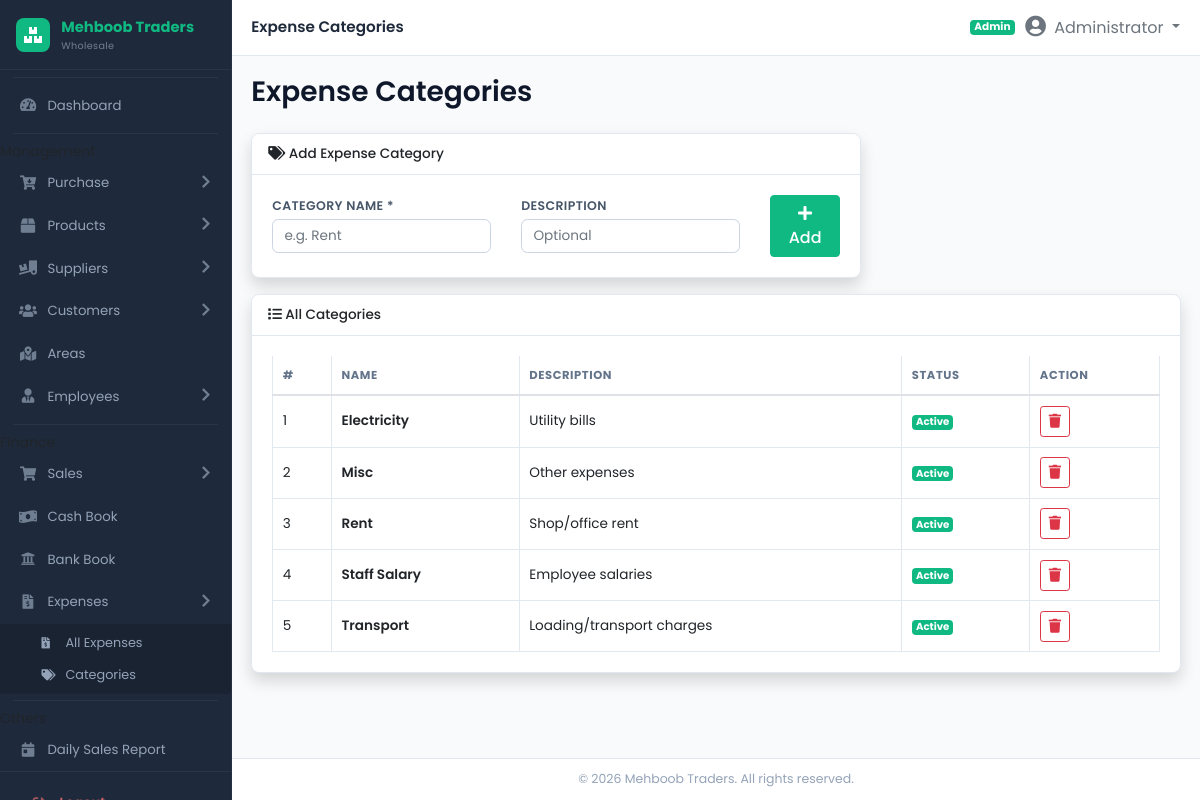
The app's page /modules/expenses/categories.php (signed in) with its own data.
### tables this page shows
CREATE TABLE expense_categories (
    id          INT AUTO_INCREMENT PRIMARY KEY,
    name        VARCHAR(100) NOT NULL,
    description TEXT,
    status      TINYINT(1) DEFAULT 1,
    created_at  DATE NOT NULL,
    updated_at  DATE DEFAULT NULL
);

### includes/functions.php (called while the page is built, shortened)
<?php
if (!isset($base_url)) {
    $script_file = str_replace('\\', '/', $_SERVER['SCRIPT_FILENAME'] ?? '');
    $app_root = str_replace('\\', '/', dirname(__DIR__));
    $script_name = str_replace('\\', '/', $_SERVER['SCRIPT_NAME'] ?? '');
    $app_len = strlen($app_root);
    if ($script_file && $script_name && stripos($script_file, $app_root) === 0) {
        $rel = ltrim(substr($script_file, $app_len), '/');
        $base_url = substr($script_name, 0, strlen($script_name) - strlen($rel));
    } else {
        $parts = explode('/', trim($script_name, '/'));
        $base_url = !empty($parts[0]) ? '/' . $parts[0] . '/' : '/';
    }
}
function roleLabel($role) {
    $labels = [
        'admin' => 'Admin',
        'manager' => 'Manager',
        'cashier' => 'Cashier',
        'salesperson' => 'Salesperson',
        'accountant' => 'Accountant',
        'salesman' => 'Salesman',
        'order_booker' => 'Order Booker',
        'loader' => 'Loader',
    ];
    return $labels[$role] ?? ucfirst(str_replace('_', ' ', $role));
}
function isAdmin() { global $user_role; return $user_role === 'admin'; }

### includes/auth.php (called while the page is built, shortened)
<?php
$user_role = $_SESSION['user_role'] ?? '';

### modules/expenses/categories.php (the view, shortened to what this page needs)
<?php
require_once dirname(__DIR__, 2) . '/includes/functions.php';
$page_title = 'Expense Categories';
require_once dirname(__DIR__, 2) . '/includes/auth.php';
$categories = $pdo->query("SELECT * FROM expense_categories ORDER BY name")->fetchAll();
require_once dirname(__DIR__, 2) . '/includes/header.php';
?>
<div class="row mb-3">
  <div class="col-lg-8">
    <div class="card shadow">
      <div class="card-header"><h6><i class="fas fa-tags"></i> Add Expense Category</h6></div>
      <div class="card-body">
        <form method="post" class="row g-2">
          <div class="col-md-5">
            <label class="form-label">Category Name *</label>
            <input type="text" name="name" class="form-control" required placeholder="e.g. Rent">
          </div>
          <div class="col-md-5">
            <label class="form-label">Description</label>
            <input type="text" name="description" class="form-control" placeholder="Optional">
          </div>
          <div class="col-md-2 d-flex align-items-end">
            <button class="btn btn-primary btn-block"><i class="fas fa-plus"></i> Add</button>
          </div>
        </form>
      </div>
    </div>
  </div>
</div>
<div class="card shadow">
  <div class="card-header"><h6><i class="fas fa-list"></i> All Categories</h6></div>
  <div class="card-body">
    <div class="table-responsive">
      <table class="table table-bordered table-hover">
        <thead><tr><th>#</th><th>Name</th><th>Description</th><th>Status</th><th>Action</th></tr></thead>
        <tbody>
          <?php foreach ($categories as $i => $c): ?>
          <tr>
            <td><?= $i + 1 ?></td>
            <td class="font-weight-bold"><?=htmlspecialchars($c['name'])?></td>
            <td><?=htmlspecialchars($c['description'] ?? '-')?></td>
            <td><?= $c['status'] ? '<span class="badge badge-success">Active</span>' : '<span class="badge badge-secondary">Inactive</span>' ?></td>
            <td>
              <form method="post" action="category_delete.php" class="d-inline" onsubmit="return confirm('Delete category?')">
                <button class="btn btn-sm btn-outline-danger"><i class="fas fa-trash"></i></button>
              </form>
            </td>
          </tr>
          <?php endforeach; ?>
        </tbody>
      </table>
    </div>
  </div>
</div>
<?php require_once dirname(__DIR__, 2) . '/includes/footer.php'; ?>

### includes/header.php (shortened to what this page needs)
<!DOCTYPE html>
<html lang="en">
<head>
  <link href="https://cdnjs.cloudflare.com/ajax/libs/font-awesome/5.15.3/css/all.min.css" rel="stylesheet">
  <link href="https://cdnjs.cloudflare.com/ajax/libs/bootstrap/4.6.2/css/bootstrap.min.css" rel="stylesheet">
  <link rel="stylesheet" href="https://cdn.jsdelivr.net/npm/flatpickr/dist/flatpickr.min.css">
  <link rel="stylesheet" href="<?= $base_url ?? '' ?>assets/css/style.css?v=19">
</head>
<body id="page-top">
<div id="wrapper">
  <nav class="sidebar" id="sidebar">
    <a class="sidebar-brand" href="<?= $base_url ?? '' ?>index.php">
      <div class="sidebar-brand-icon"><i class="fas fa-boxes"></i></div>
      <div>
        <span class="sidebar-brand-text">Mehboob Traders</span>
        <span class="sidebar-brand-sub">Wholesale</span>
      </div>
    </a>
    <hr class="sidebar-divider">
    <div class="nav-item <?= basename($_SERVER['PHP_SELF']) == 'index.php' ? 'active' : '' ?>">
      <a class="nav-link" href="<?= $base_url ?? '' ?>index.php">
        <i class="fas fa-fw fa-tachometer-alt"></i>
        <span>Dashboard</span>
      </a>
    </div>
    <hr class="sidebar-divider">
    <div class="sidebar-heading"><span>Management</span></div>
    <?php if (isAdmin()): ?>
    <div class="nav-item">
      <?php $on_purchase = str_contains($_SERVER['PHP_SELF'],'purchases/'); ?>
      <a class="nav-link <?= $on_purchase ? '' : 'collapsed' ?>" data-toggle="collapse" href="#collapsePurchase" role="button" aria-expanded="<?= $on_purchase ? 'true' : 'false' ?>">
        <i class="fas fa-fw fa-cart-arrow-down"></i>
        <span>Purchase</span>
        <span class="arrow"><i class="fas fa-chevron-right"></i></span>
      </a>
    </div>
    <?php endif; ?>
    <div class="nav-item">
      <?php $on_product = str_contains($_SERVER['PHP_SELF'],'inventory/') && !str_contains($_SERVER['PHP_SELF'],'inventory/supplier'); ?>
      <a class="nav-link <?= $on_product ? '' : 'collapsed' ?>" data-toggle="collapse" href="#collapseProduct" role="button" aria-expanded="<?= $on_product ? 'true' : 'false' ?>">
        <i class="fas fa-fw fa-box"></i>
        <span>Products</span>
        <span class="arrow"><i class="fas fa-chevron-right"></i></span>
      </a>
    </div>
    <?php if (isAdmin()): ?>
    <div class="nav-item">
      <?php $on_supplier = str_contains($_SERVER['PHP_SELF'],'inventory/supplier') || str_contains($_SERVER['PHP_SELF'],'pay_supplier'); ?>
      <a class="nav-link <?= $on_supplier ? '' : 'collapsed' ?>" data-toggle="collapse" href="#collapseSupplier" role="button" aria-expanded="<?= $on_supplier ? 'true' : 'false' ?>">
        <i class="fas fa-fw fa-truck-loading"></i>
        <span>Suppliers</span>
        <span class="arrow"><i class="fas fa-chevron-right"></i></span>
      </a>
    </div>
    <?php endif; ?>
    <?php if (isAdmin() || isSalesTeam()): ?>
    <div class="nav-item">
      <?php $on_customer = str_contains($_SERVER['PHP_SELF'],'customers/') || str_contains($_SERVER['PHP_SELF'],'receive_customer'); ?>
      <a class="nav-link <?= $on_customer ? '' : 'collapsed' ?>" data-toggle="collapse" href="#collapseCustomer" role="button" aria-expanded="<?= $on_customer ? 'true' : 'false' ?>">
        <i class="fas fa-fw fa-users"></i>
        <span>Customers</span>
        <span class="arrow"><i class="fas fa-chevron-right"></i></span>
      </a>
    </div>
    <?php endif; ?>
    <?php if (isAdmin()): ?>
    <div class="nav-item">
      <a class="nav-link <?= str_contains($_SERVER['PHP_SELF'],'areas/') ? 'active' : '' ?>" href="<?= $base_url ?? '' ?>modules/areas/index.php">
        <i class="fas fa-fw fa-map-marked-alt"></i>
        <span>Areas</span>
      </a>
    </div>
    <?php endif; ?>
    <?php if (isAdmin()): ?>
    <div class="nav-item">
      <?php $on_employee = str_contains($_SERVER['PHP_SELF'],'employees/'); ?>
      <a class="nav-link <?= $on_employee ? '' : 'collapsed' ?>" data-toggle="collapse" href="#collapseEmployee" role="button" aria-expanded="<?= $on_employee ? 'true' : 'false' ?>">
        <i class="fas fa-fw fa-user-tie"></i>
        <span>Employees</span>
        <span class="arrow"><i class="fas fa-chevron-right"></i></span>
      </a>
    </div>
    <?php endif; ?>
    <hr class="sidebar-divider">
    <div class="sidebar-heading"><span>Finance</span></div>
    <?php if (isAdmin() || isSalesTeam()): ?>
    <div class="nav-item">
      <?php $on_sales = str_contains($_SERVER['PHP_SELF'],'sales/') && !str_contains($_SERVER['PHP_SELF'],'sales/dsr'); ?>
      <a class="nav-link <?= $on_sales ? '' : 'collapsed' ?>" data-toggle="collapse" href="#collapseSales" role="button" aria-expanded="<?= $on_sales ? 'true' : 'false' ?>">
        <i class="fas fa-fw fa-shopping-cart"></i>
        <span>Sales</span>
        <span class="arrow"><i class="fas fa-chevron-right"></i></span>
      </a>
    </div>
    <?php endif; ?>
    <?php if (isAdmin()): ?>
    <div class="nav-item">
      <a class="nav-link <?= str_contains($_SERVER['PHP_SELF'],'cashbook') ? 'active' : '' ?>" href="<?= $base_url ?? '' ?>modules/cashbook/index.php">
        <i class="fas fa-fw fa-money-bill-wave"></i>
        <span>Cash Book</span>
      </a>
    </div>
    <div class="nav-item">
      <a class="nav-link <?= str_contains($_SERVER['PHP_SELF'],'bankbook') ? 'active' : '' ?>" href="<?= $base_url ?? '' ?>modules/bankbook/index.php">
        <i class="fas fa-fw fa-university"></i>
        <span>Bank Book</span>
      </a>
    </div>
    <div class="nav-item">
      <?php $on_expense = str_contains($_SERVER['PHP_SELF'],'expenses'); ?>
      <a class="nav-link <?= $on_expense ? '' : 'collapsed' ?>" data-toggle="collapse" href="#collapseExpense" role="button" aria-expanded="<?= $on_expense ? 'true' : 'false' ?>">
        <i class="fas fa-fw fa-file-invoice-dollar"></i>
        <span>Expenses</span>
        <span class="arrow"><i class="fas fa-chevron-right"></i></span>
      </a>
      <div class="collapse <?= $on_expense ? 'show' : '' ?>" id="collapseExpense">
        <div class="collapse-inner">
          <a class="collapse-item" href="<?= $base_url ?? '' ?>modules/expenses/index.php"><i class="fas fa-file-invoice-dollar"></i> All Expenses</a>
          <a class="collapse-item" href="<?= $base_url ?? '' ?>modules/expenses/categories.php"><i class="fas fa-tags"></i> Categories</a>
        </div>
      </div>
    </div>
    <?php endif; ?>
    <?php if (isAdmin() || isSalesTeam()): ?>
    <hr class="sidebar-divider">
    <div class="sidebar-heading"><span>Others</span></div>
    <div class="nav-item">
      <a class="nav-link <?= str_contains($_SERVER['PHP_SELF'],'sales/dsr') ? 'active' : '' ?>" href="<?= $base_url ?? '' ?>modules/sales/dsr.php">
        <i class="fas fa-fw fa-calendar-day"></i>
        <span>Daily Sales Report</span>
      </a>
    </div>
    <?php endif; ?>
    <div class="sidebar-footer">
      <a class="nav-link" href="<?= $base_url ?? '' ?>login.php?logout=1"><i class="fas fa-fw fa-sign-out-alt"></i> <span>Logout</span></a>
    </div>
  </nav>
  <div id="content-wrapper">
    <header class="topbar">
      <div class="page-title"><?= empty($hide_topbar_title) ? ($page_title ?? 'Dashboard') : '' ?></div>
      <div class="user-area">
        <span class="badge <?= isAdmin() ? 'badge-success' : 'badge-info' ?> d-none d-md-inline"><?= roleLabel($user_role) ?></span>
        <div class="dropdown">
          <button class="btn btn-link text-muted dropdown-toggle p-0" data-toggle="dropdown">
            <i class="fas fa-user-circle fa-lg"></i>
            <span class="ml-1 d-none d-sm-inline"><?= $_SESSION['user_name'] ?? 'Admin' ?></span>
          </button>
        </div>
      </div>
    </header>
    <div class="content">
      <?php if (empty($compact_page_heading)): ?>
      <div class="d-sm-flex align-items-center justify-content-between mb-4">
        <h1 class="h3 mb-0 font-weight-bold" style="color:#0f172a;"><?= $page_title ?? 'Dashboard' ?></h1>
      </div>
      <?php endif; ?>

### includes/footer.php (shortened to what this page needs)
      </div>
      <footer class="sticky-footer">
        <div class="container">
          <div class="copyright text-center">
            &copy; <?= date('Y') ?> Mehboob Traders. All rights reserved.
          </div>
        </div>
      </footer>
    </div>
  </div>
</body>
</html>

### records on screen
expense_categories: name "Electricity", description "Utility bills", status "Active"
expense_categories: name "Misc", description "Other expenses", status "Active"
expense_categories: name "Rent", description "Shop/office rent", status "Active"
expense_categories: name "Staff Salary", description "Employee salaries", status "Active"
expense_categories: name "Transport", description "Loading/transport charges", status "Active"

### other values on screen
$page_title "Expense Categories"
roleLabel($user_role) "Admin"
$_SESSION['user_name'] "Administrator"
